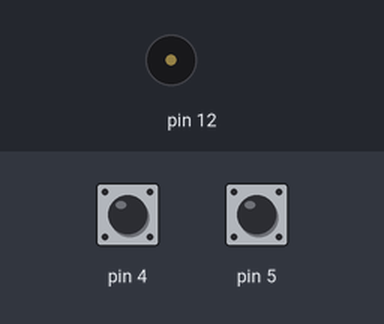
The sketch below on a simulated Arduino Uno, built with avr-gcc and run on an emulated ATmega328P. Shown: buzzer (waves = sounding). The test bench sets the inputs (shaded band); at power-on: pin 4 HIGH, pin 5 HIGH. What the sketch prints to the serial monitor is not drawn.

Above: at 2.8 s.
2.9 s: pin 4 pulled LOW for 0.15 s
15.6 s: pin 5 pulled LOW for 1 s
At 16.5 s:
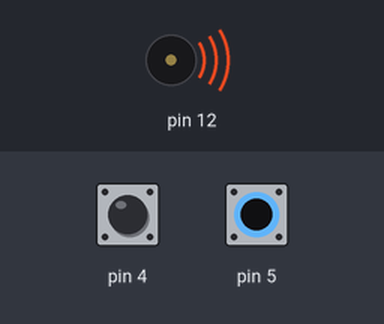
18.1 s: pin 4 pulled LOW for 1 s
At 27.6 s:
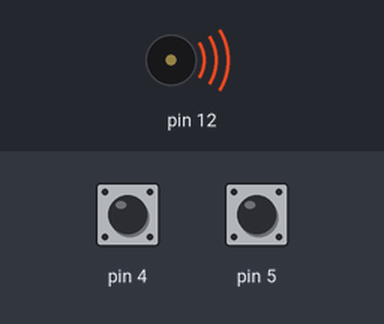
Timing chart, 0 to 32.2 s (numbered marks = the images above; inputs shaded):
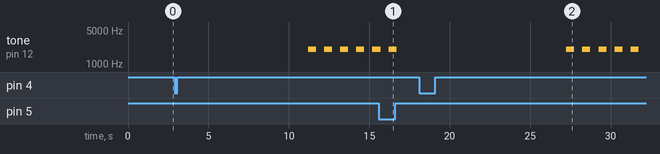

The sketch:

dooralarm.ino.ino
```cpp
/*WARNING: THE ALARM LIKES TO TRIGGER AT RANDOM TIMES IF YOU SLAM THE DOOR.
 *
 *
 * Writen by Quinten Oortgijsen
 * Alarm that goes of if someone forgets to close the door
 *
 * Installed by: Quinten and Maki
 *
 * Pinout:
 *
 * Piezo speaker
 * + -> pin 12
 * - -> gnd
 *
 * Override button
 * Contact 1 -> pin 5
 * Contact 2 -> gnd
 *
 * Readswitch
 * + -> 5v
 * - -> gnd
 * Data -> pin 4
 */

int opentime;

int overridetime = -12000; //Set the override delay

void setup() {
pinMode(12, OUTPUT);
pinMode(4,INPUT_PULLUP);
pinMode(5,INPUT_PULLUP);
int opentime;
Serial.begin(9600);
}

void loop() {
  int dooropen = digitalRead(4);
int overridebutton = digitalRead(5);

if (dooropen == 1) { //Check if door is open
opentime += 1;
Serial.println(opentime);
}


if (dooropen == 0){ //Check if door isn't open and reset the timer
opentime = 0;
}


if (opentime > 1500){ //Set off the alarm if the door is open for too long
tone(12, 2000);
delay(500);
noTone(12);
delay(500);
}

if (overridebutton == 0){
opentime = overridetime;
}
}
```

Measured:
- after the input at 15.6 s, tone on pin 12: goes on until 16.7 s, then stays silent
- after the input at 18.1 s, tone on pin 12: alternates 2000 Hz for 0.50 s and silent for 0.50 s, starting after 9.1 s
